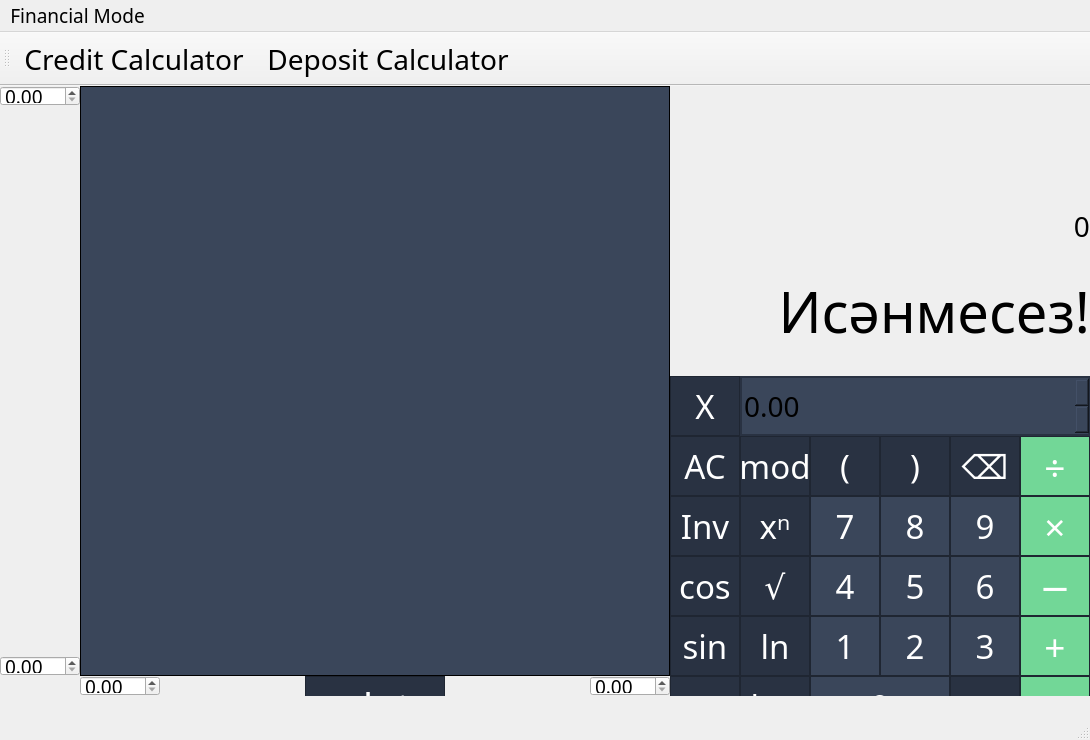
 <widget class="QMainWindow" name="MainWindow">
  <property name="geometry">
   <rect>
    <x>0</x>
    <y>0</y>
    <width>1090</width>
    <height>740</height>
   </rect>
  </property>
  <property name="sizePolicy">
   <sizepolicy hsizetype="Preferred" vsizetype="Preferred">
    <horstretch>0</horstretch>
    <verstretch>0</verstretch>
   </sizepolicy>
  </property>
  <property name="font">
   <font>
    <family>Arial Rounded MT Bold</family>
    <pointsize>14</pointsize>
   </font>
  </property>
  <property name="windowTitle">
   <string>SmartCalc_v1.0</string>
  </property>
  <property name="styleSheet">
   <string notr="true"/>
  </property>
  <property name="iconSize">
   <size>
    <width>21</width>
    <height>21</height>
   </size>
  </property>
  <widget class="QWidget" name="centralwidget">
   <widget class="QPushButton" name="pushButton_AC">
    <property name="geometry">
     <rect>
      <x>670</x>
      <y>350</y>
      <width>70</width>
      <height>60</height>
     </rect>
    </property>
    <property name="sizePolicy">
     <sizepolicy hsizetype="Minimum" vsizetype="Minimum">
      <horstretch>0</horstretch>
      <verstretch>0</verstretch>
     </sizepolicy>
    </property>
    <property name="font">
     <font>
      <family>Arial Rounded MT Bold</family>
      <pointsize>25</pointsize>
     </font>
    </property>
    <property name="styleSheet">
     <string notr="true">QPushButton {
	border: 1px solid rgb(31, 38, 50);
	background-color: rgb(41, 50, 66);
	color: white;
}

QPushButton:pressed {
	background-color: rgb(32, 39, 53);
}</string>
    </property>
    <property name="text">
     <string>AC</string>
    </property>
   </widget>
   <widget class="QPushButton" name="pushButton_7">
    <property name="geometry">
     <rect>
      <x>810</x>
      <y>410</y>
      <width>70</width>
      <height>60</height>
     </rect>
    </property>
    <property name="sizePolicy">
     <sizepolicy hsizetype="Minimum" vsizetype="Minimum">
      <horstretch>0</horstretch>
      <verstretch>0</verstretch>
     </sizepolicy>
    </property>
    <property name="font">
     <font>
      <family>Arial Rounded MT Bold</family>
      <pointsize>25</pointsize>
     </font>
    </property>
    <property name="styleSheet">
     <string notr="true">QPushButton {
	border: 1px solid rgb(31, 38, 50);
	background-color: rgb(58, 70, 90);
	color: white;
}

QPushButton:pressed {
	background-color: rgb(50, 61, 79)
}</string>
    </property>
    <property name="text">
     <string>7</string>
    </property>
   </widget>
   <widget class="QPushButton" name="pushButton_4">
    <property name="geometry">
     <rect>
      <x>810</x>
      <y>470</y>
      <width>70</width>
      <height>60</height>
     </rect>
    </property>
    <property name="sizePolicy">
     <sizepolicy hsizetype="Minimum" vsizetype="Minimum">
      <horstretch>0</horstretch>
      <verstretch>0</verstretch>
     </sizepolicy>
    </property>
    <property name="font">
     <font>
      <family>Arial Rounded MT Bold</family>
      <pointsize>25</pointsize>
     </font>
    </property>
    <property name="styleSheet">
     <string notr="true">QPushButton {
	border: 1px solid rgb(31, 38, 50);
	background-color: rgb(58, 70, 90);
	color: white;
}

QPushButton:pressed {
	background-color: rgb(50, 61, 79)
}</string>
    </property>
    <property name="text">
     <string>4</string>
    </property>
   </widget>
   <widget class="QPushButton" name="pushButton_1">
    <property name="geometry">
     <rect>
      <x>810</x>
      <y>530</y>
      <width>70</width>
      <height>60</height>
     </rect>
    </property>
    <property name="sizePolicy">
     <sizepolicy hsizetype="Minimum" vsizetype="Minimum">
      <horstretch>0</horstretch>
      <verstretch>0</verstretch>
     </sizepolicy>
    </property>
    <property name="font">
     <font>
      <family>Arial Rounded MT Bold</family>
      <pointsize>25</pointsize>
     </font>
    </property>
    <property name="styleSheet">
     <string notr="true">QPushButton {
	border: 1px solid rgb(31, 38, 50);
	background-color: rgb(58, 70, 90);
	color: white;
}

QPushButton:pressed {
	background-color: rgb(50, 61, 79)
}</string>
    </property>
    <property name="text">
     <string>1</string>
    </property>
   </widget>
   <widget class="QPushButton" name="pushButton_0">
    <property name="geometry">
     <rect>
      <x>810</x>
      <y>590</y>
      <width>140</width>
      <height>60</height>
     </rect>
    </property>
    <property name="sizePolicy">
     <sizepolicy hsizetype="Minimum" vsizetype="Minimum">
      <horstretch>0</horstretch>
      <verstretch>0</verstretch>
     </sizepolicy>
    </property>
    <property name="font">
     <font>
      <family>Arial Rounded MT Bold</family>
      <pointsize>25</pointsize>
     </font>
    </property>
    <property name="styleSheet">
     <string notr="true">QPushButton {
	border: 1px solid rgb(31, 38, 50);
	background-color: rgb(58, 70, 90);
	color: white;
}

QPushButton:pressed {
	background-color: rgb(50, 61, 79)
}</string>
    </property>
    <property name="text">
     <string>0</string>
    </property>
   </widget>
   <widget class="QPushButton" name="pushButton_8">
    <property name="geometry">
     <rect>
      <x>880</x>
      <y>410</y>
      <width>70</width>
      <height>60</height>
     </rect>
    </property>
    <property name="sizePolicy">
     <sizepolicy hsizetype="Minimum" vsizetype="Minimum">
      <horstretch>0</horstretch>
      <verstretch>0</verstretch>
     </sizepolicy>
    </property>
    <property name="font">
     <font>
      <family>Arial Rounded MT Bold</family>
      <pointsize>25</pointsize>
     </font>
    </property>
    <property name="styleSheet">
     <string notr="true">QPushButton {
	border: 1px solid rgb(31, 38, 50);
	background-color: rgb(58, 70, 90);
	color: white;
}

QPushButton:pressed {
	background-color: rgb(50, 61, 79)
}</string>
    </property>
    <property name="text">
     <string>8</string>
    </property>
   </widget>
   <widget class="QPushButton" name="pushButton_5">
    <property name="geometry">
     <rect>
      <x>880</x>
      <y>470</y>
      <width>70</width>
      <height>60</height>
     </rect>
    </property>
    <property name="sizePolicy">
     <sizepolicy hsizetype="Minimum" vsizetype="Minimum">
      <horstretch>0</horstretch>
      <verstretch>0</verstretch>
     </sizepolicy>
    </property>
    <property name="font">
     <font>
      <family>Arial Rounded MT Bold</family>
      <pointsize>25</pointsize>
     </font>
    </property>
    <property name="styleSheet">
     <string notr="true">QPushButton {
	border: 1px solid rgb(31, 38, 50);
	background-color: rgb(58, 70, 90);
	color: white;
}

QPushButton:pressed {
	background-color: rgb(50, 61, 79)
}</string>
    </property>
    <property name="text">
     <string>5</string>
    </property>
   </widget>
   <widget class="QPushButton" name="pushButton_2">
    <property name="geometry">
     <rect>
      <x>880</x>
      <y>530</y>
      <width>70</width>
      <height>60</height>
     </rect>
    </property>
    <property name="sizePolicy">
     <sizepolicy hsizetype="Minimum" vsizetype="Minimum">
      <horstretch>0</horstretch>
      <verstretch>0</verstretch>
     </sizepolicy>
    </property>
    <property name="font">
     <font>
      <family>Arial Rounded MT Bold</family>
      <pointsize>25</pointsize>
     </font>
    </property>
    <property name="styleSheet">
     <string notr="true">QPushButton {
	border: 1px solid rgb(31, 38, 50);
	background-color: rgb(58, 70, 90);
	color: white;
}

QPushButton:pressed {
	background-color: rgb(50, 61, 79)
}</string>
    </property>
    <property name="text">
     <string>2</string>
    </property>
   </widget>
   <widget class="QPushButton" name="pushButton_9">
    <property name="geometry">
     <rect>
      <x>950</x>
      <y>410</y>
      <width>70</width>
      <height>60</height>
     </rect>
    </property>
    <property name="sizePolicy">
     <sizepolicy hsizetype="Minimum" vsizetype="Minimum">
      <horstretch>0</horstretch>
      <verstretch>0</verstretch>
     </sizepolicy>
    </property>
    <property name="font">
     <font>
      <family>Arial Rounded MT Bold</family>
      <pointsize>25</pointsize>
     </font>
    </property>
    <property name="styleSheet">
     <string notr="true">QPushButton {
	border: 1px solid rgb(31, 38, 50);
	background-color: rgb(58, 70, 90);
	color: white;
}

QPushButton:pressed {
	background-color: rgb(50, 61, 79)
}</string>
    </property>
    <property name="text">
     <string>9</string>
    </property>
   </widget>
   <widget class="QPushButton" name="pushButton_6">
    <property name="geometry">
     <rect>
      <x>950</x>
      <y>470</y>
      <width>70</width>
      <height>60</height>
     </rect>
    </property>
    <property name="sizePolicy">
     <sizepolicy hsizetype="Minimum" vsizetype="Minimum">
      <horstretch>0</horstretch>
      <verstretch>0</verstretch>
     </sizepolicy>
    </property>
    <property name="font">
     <font>
      <family>Arial Rounded MT Bold</family>
      <pointsize>25</pointsize>
     </font>
    </property>
    <property name="styleSheet">
     <string notr="true">QPushButton {
	border: 1px solid rgb(31, 38, 50);
	background-color: rgb(58, 70, 90);
	color: white;
}

QPushButton:pressed {
	background-color: rgb(50, 61, 79)
}</string>
    </property>
    <property name="text">
     <string>6</string>
    </property>
   </widget>
   <widget class="QPushButton" name="pushButton_3">
    <property name="geometry">
     <rect>
      <x>950</x>
      <y>530</y>
      <width>70</width>
      <height>60</height>
     </rect>
    </property>
    <property name="sizePolicy">
     <sizepolicy hsizetype="Minimum" vsizetype="Minimum">
      <horstretch>0</horstretch>
      <verstretch>0</verstretch>
     </sizepolicy>
    </property>
    <property name="font">
     <font>
      <family>Arial Rounded MT Bold</family>
      <pointsize>25</pointsize>
     </font>
    </property>
    <property name="styleSheet">
     <string notr="true">QPushButton {
	border: 1px solid rgb(31, 38, 50);
	background-color: rgb(58, 70, 90);
	color: white;
}

QPushButton:pressed {
	background-color: rgb(50, 61, 79)
}</string>
    </property>
    <property name="text">
     <string>3</string>
    </property>
   </widget>
   <widget class="QPushButton" name="pushButton_op_div">
    <property name="geometry">
     <rect>
      <x>1020</x>
      <y>350</y>
      <width>70</width>
      <height>60</height>
     </rect>
    </property>
    <property name="sizePolicy">
     <sizepolicy hsizetype="Minimum" vsizetype="Minimum">
      <horstretch>0</horstretch>
      <verstretch>0</verstretch>
     </sizepolicy>
    </property>
    <property name="font">
     <font>
      <family>Arial Rounded MT Bold</family>
      <pointsize>28</pointsize>
     </font>
    </property>
    <property name="styleSheet">
     <string notr="true">QPushButton {
	border: 1px solid rgb(31, 38, 50);
	background-color:rgb(114, 215, 151);
	color: white;
}

QPushButton:pressed {
	background-color: rgb(104, 196, 138);
}</string>
    </property>
    <property name="text">
     <string>÷</string>
    </property>
   </widget>
   <widget class="QPushButton" name="pushButton_op_mult">
    <property name="geometry">
     <rect>
      <x>1020</x>
      <y>410</y>
      <width>70</width>
      <height>60</height>
     </rect>
    </property>
    <property name="sizePolicy">
     <sizepolicy hsizetype="Minimum" vsizetype="Minimum">
      <horstretch>0</horstretch>
      <verstretch>0</verstretch>
     </sizepolicy>
    </property>
    <property name="font">
     <font>
      <family>Arial Rounded MT Bold</family>
      <pointsize>28</pointsize>
     </font>
    </property>
    <property name="styleSheet">
     <string notr="true">QPushButton {
	border: 1px solid rgb(31, 38, 50);
	background-color:rgb(114, 215, 151);
	color: white;
}

QPushButton:pressed {
	background-color: rgb(104, 196, 138);
}</string>
    </property>
    <property name="text">
     <string>×</string>
    </property>
   </widget>
   <widget class="QPushButton" name="pushButton_op_minus">
    <property name="geometry">
     <rect>
      <x>1020</x>
      <y>470</y>
      <width>70</width>
      <height>60</height>
     </rect>
    </property>
    <property name="sizePolicy">
     <sizepolicy hsizetype="Minimum" vsizetype="Minimum">
      <horstretch>0</horstretch>
      <verstretch>0</verstretch>
     </sizepolicy>
    </property>
    <property name="font">
     <font>
      <family>Arial Rounded MT Bold</family>
      <pointsize>28</pointsize>
     </font>
    </property>
    <property name="styleSheet">
     <string notr="true">QPushButton {
	border: 1px solid rgb(31, 38, 50);
	background-color:rgb(114, 215, 151);
	color: white;
}

QPushButton:pressed {
	background-color: rgb(104, 196, 138);
}</string>
    </property>
    <property name="text">
     <string>−</string>
    </property>
   </widget>
   <widget class="QPushButton" name="pushButton_op_plus">
    <property name="geometry">
     <rect>
      <x>1020</x>
      <y>530</y>
      <width>70</width>
      <height>60</height>
     </rect>
    </property>
    <property name="sizePolicy">
     <sizepolicy hsizetype="Minimum" vsizetype="Minimum">
      <horstretch>0</horstretch>
      <verstretch>0</verstretch>
     </sizepolicy>
    </property>
    <property name="font">
     <font>
      <family>Arial Rounded MT Bold</family>
      <pointsize>28</pointsize>
     </font>
    </property>
    <property name="styleSheet">
     <string notr="true">QPushButton {
	border: 1px solid rgb(31, 38, 50);
	background-color:rgb(114, 215, 151);
	color: white;
}

QPushButton:pressed {
	background-color: rgb(104, 196, 138);
}</string>
    </property>
    <property name="text">
     <string>+</string>
    </property>
   </widget>
   <widget class="QPushButton" name="pushButton_dot">
    <property name="geometry">
     <rect>
      <x>950</x>
      <y>590</y>
      <width>70</width>
      <height>60</height>
     </rect>
    </property>
    <property name="sizePolicy">
     <sizepolicy hsizetype="Minimum" vsizetype="Minimum">
      <horstretch>0</horstretch>
      <verstretch>0</verstretch>
     </sizepolicy>
    </property>
    <property name="font">
     <font>
      <family>Arial Rounded MT Bold</family>
      <pointsize>25</pointsize>
     </font>
    </property>
    <property name="styleSheet">
     <string notr="true">QPushButton {
	border: 1px solid rgb(31, 38, 50);
	background-color: rgb(41, 50, 66);
	color: white;
}

QPushButton:pressed {
	background-color: rgb(32, 39, 53);
}</string>
    </property>
    <property name="text">
     <string>.</string>
    </property>
    <property name="checkable">
     <bool>true</bool>
    </property>
    <property name="checked">
     <bool>false</bool>
    </property>
   </widget>
   <widget class="QPushButton" name="pushButton_calc">
    <property name="geometry">
     <rect>
      <x>1020</x>
      <y>590</y>
      <width>70</width>
      <height>60</height>
     </rect>
    </property>
    <property name="font">
     <font>
      <family>Arial Rounded MT Bold</family>
      <pointsize>28</pointsize>
      <italic>false</italic>
      <bold>false</bold>
      <underline>false</underline>
      <kerning>true</kerning>
     </font>
    </property>
    <property name="mouseTracking">
     <bool>false</bool>
    </property>
    <property name="styleSheet">
     <string notr="true">QPushButton {
	border: 1px solid rgb(31, 38, 50);
	background-color:rgb(114, 215, 151);
	color: white;
}

QPushButton:pressed {
	background-color: rgb(104, 196, 138);
}</string>
    </property>
    <property name="text">
     <string extracomment="Calculate">=</string>
    </property>
    <property name="iconSize">
     <size>
      <width>1</width>
      <height>1</height>
     </size>
    </property>
    <property name="checkable">
     <bool>false</bool>
    </property>
    <property name="checked">
     <bool>false</bool>
    </property>
   </widget>
   <widget class="QPushButton" name="pushButton_open_bracket">
    <property name="geometry">
     <rect>
      <x>810</x>
      <y>350</y>
      <width>70</width>
      <height>60</height>
     </rect>
    </property>
    <property name="sizePolicy">
     <sizepolicy hsizetype="Minimum" vsizetype="Minimum">
      <horstretch>0</horstretch>
      <verstretch>0</verstretch>
     </sizepolicy>
    </property>
    <property name="font">
     <font>
      <family>Arial Rounded MT Bold</family>
      <pointsize>25</pointsize>
     </font>
    </property>
    <property name="styleSheet">
     <string notr="true">QPushButton {
	border: 1px solid rgb(31, 38, 50);
	background-color: rgb(41, 50, 66);
	color: white;
}

QPushButton:pressed {
	background-color: rgb(32, 39, 53);
}</string>
    </property>
    <property name="text">
     <string>(</string>
    </property>
   </widget>
   <widget class="QPushButton" name="pushButton_close_bracket">
    <property name="geometry">
     <rect>
      <x>880</x>
      <y>350</y>
      <width>70</width>
      <height>60</height>
     </rect>
    </property>
    <property name="sizePolicy">
     <sizepolicy hsizetype="Minimum" vsizetype="Minimum">
      <horstretch>0</horstretch>
      <verstretch>0</verstretch>
     </sizepolicy>
    </property>
    <property name="font">
     <font>
      <family>Arial Rounded MT Bold</family>
      <pointsize>25</pointsize>
     </font>
    </property>
    <property name="styleSheet">
     <string notr="true">QPushButton {
	border: 1px solid rgb(31, 38, 50);
	background-color: rgb(41, 50, 66);
	color: white;
}

QPushButton:pressed {
	background-color: rgb(32, 39, 53);
}</string>
    </property>
    <property name="text">
     <string>)</string>
    </property>
   </widget>
   <widget class="QLabel" name="label_input">
    <property name="geometry">
     <rect>
      <x>670</x>
      <y>0</y>
      <width>420</width>
      <height>160</height>
     </rect>
    </property>
    <property name="sizePolicy">
     <sizepolicy hsizetype="Preferred" vsizetype="Preferred">
      <horstretch>0</horstretch>
      <verstretch>0</verstretch>
     </sizepolicy>
    </property>
    <property name="font">
     <font>
      <family>Arial Rounded MT Bold</family>
      <pointsize>21</pointsize>
     </font>
    </property>
    <property name="styleSheet">
     <string notr="true">QLabel {
	border: disable;
}</string>
    </property>
    <property name="frameShape">
     <enum>QFrame::StyledPanel</enum>
    </property>
    <property name="text">
     <string>0</string>
    </property>
    <property name="alignment">
     <set>Qt::AlignBottom|Qt::AlignRight|Qt::AlignTrailing</set>
    </property>
    <property name="wordWrap">
     <bool>true</bool>
    </property>
    <property name="margin">
     <number>11</number>
    </property>
    <property name="indent">
     <number>-1</number>
    </property>
   </widget>
   <widget class="QDoubleSpinBox" name="doubleSpinBox_var">
    <property name="enabled">
     <bool>true</bool>
    </property>
    <property name="geometry">
     <rect>
      <x>740</x>
      <y>290</y>
      <width>350</width>
      <height>60</height>
     </rect>
    </property>
    <property name="font">
     <font>
      <family>Arial Rounded MT Bold</family>
      <pointsize>21</pointsize>
     </font>
    </property>
    <property name="mouseTracking">
     <bool>false</bool>
    </property>
    <property name="styleSheet">
     <string notr="true">QDoubleSpinBox {
	border : 2px solid rgb(41, 50, 66);
	background : rgb(58, 70, 90);
}</string>
    </property>
    <property name="singleStep">
     <double>0.100000000000000</double>
    </property>
   </widget>
   <widget class="QPushButton" name="pushButton_delete_prev">
    <property name="geometry">
     <rect>
      <x>950</x>
      <y>350</y>
      <width>70</width>
      <height>60</height>
     </rect>
    </property>
    <property name="sizePolicy">
     <sizepolicy hsizetype="Minimum" vsizetype="Minimum">
      <horstretch>0</horstretch>
      <verstretch>0</verstretch>
     </sizepolicy>
    </property>
    <property name="font">
     <font>
      <family>Arial Rounded MT Bold</family>
      <pointsize>25</pointsize>
     </font>
    </property>
    <property name="styleSheet">
     <string notr="true">QPushButton {
	border: 1px solid rgb(31, 38, 50);
	background-color: rgb(41, 50, 66);
	color: white;
}

QPushButton:pressed {
	background-color: rgb(32, 39, 53);
}</string>
    </property>
    <property name="text">
     <string>⌫</string>
    </property>
   </widget>
   <widget class="QPushButton" name="pushButton_mfunc_sqrt">
    <property name="geometry">
     <rect>
      <x>740</x>
      <y>470</y>
      <width>70</width>
      <height>60</height>
     </rect>
    </property>
    <property name="sizePolicy">
     <sizepolicy hsizetype="Minimum" vsizetype="Minimum">
      <horstretch>0</horstretch>
      <verstretch>0</verstretch>
     </sizepolicy>
    </property>
    <property name="font">
     <font>
      <family>Arial Rounded MT Bold</family>
      <pointsize>25</pointsize>
     </font>
    </property>
    <property name="styleSheet">
     <string notr="true">QPushButton {
	border: 1px solid rgb(31, 38, 50);
	background-color: rgb(41, 50, 66);
	color: white;
}

QPushButton:pressed {
	background-color: rgb(32, 39, 53);
}</string>
    </property>
    <property name="text">
     <string>√</string>
    </property>
   </widget>
   <widget class="QPushButton" name="pushButton_mfunc_cos">
    <property name="geometry">
     <rect>
      <x>670</x>
      <y>470</y>
      <width>70</width>
      <height>60</height>
     </rect>
    </property>
    <property name="sizePolicy">
     <sizepolicy hsizetype="Minimum" vsizetype="Minimum">
      <horstretch>0</horstretch>
      <verstretch>0</verstretch>
     </sizepolicy>
    </property>
    <property name="font">
     <font>
      <family>Arial Rounded MT Bold</family>
      <pointsize>25</pointsize>
     </font>
    </property>
    <property name="styleSheet">
     <string notr="true">QPushButton {
	border: 1px solid rgb(31, 38, 50);
	background-color: rgb(41, 50, 66);
	color: white;
}

QPushButton:pressed {
	background-color: rgb(32, 39, 53);
}</string>
    </property>
    <property name="text">
     <string>cos</string>
    </property>
   </widget>
   <widget class="QPushButton" name="pushButton_mfunc_sin">
    <property name="geometry">
     <rect>
      <x>670</x>
      <y>530</y>
      <width>70</width>
      <height>60</height>
     </rect>
    </property>
    <property name="sizePolicy">
     <sizepolicy hsizetype="Minimum" vsizetype="Minimum">
      <horstretch>0</horstretch>
      <verstretch>0</verstretch>
     </sizepolicy>
    </property>
    <property name="font">
     <font>
      <family>Arial Rounded MT Bold</family>
      <pointsize>25</pointsize>
     </font>
    </property>
    <property name="styleSheet">
     <string notr="true">QPushButton {
	border: 1px solid rgb(31, 38, 50);
	background-color: rgb(41, 50, 66);
	color: white;
}

QPushButton:pressed {
	background-color: rgb(32, 39, 53);
}</string>
    </property>
    <property name="text">
     <string>sin</string>
    </property>
   </widget>
   <widget class="QPushButton" name="pushButton_mfunc_tan">
    <property name="geometry">
     <rect>
      <x>670</x>
      <y>590</y>
      <width>70</width>
      <height>60</height>
     </rect>
    </property>
    <property name="sizePolicy">
     <sizepolicy hsizetype="Minimum" vsizetype="Minimum">
      <horstretch>0</horstretch>
      <verstretch>0</verstretch>
     </sizepolicy>
    </property>
    <property name="font">
     <font>
      <family>Arial Rounded MT Bold</family>
      <pointsize>25</pointsize>
     </font>
    </property>
    <property name="styleSheet">
     <string notr="true">QPushButton {
	border: 1px solid rgb(31, 38, 50);
	background-color: rgb(41, 50, 66);
	color: white;
}

QPushButton:pressed {
	background-color: rgb(32, 39, 53);
}</string>
    </property>
    <property name="text">
     <string>tan</string>
    </property>
   </widget>
   <widget class="QPushButton" name="pushButton_mfunc_ln">
    <property name="geometry">
     <rect>
      <x>740</x>
      <y>530</y>
      <width>70</width>
      <height>60</height>
     </rect>
    </property>
    <property name="sizePolicy">
     <sizepolicy hsizetype="Minimum" vsizetype="Minimum">
      <horstretch>0</horstretch>
      <verstretch>0</verstretch>
     </sizepolicy>
    </property>
    <property name="font">
     <font>
      <family>Arial Rounded MT Bold</family>
      <pointsize>25</pointsize>
     </font>
    </property>
    <property name="styleSheet">
     <string notr="true">QPushButton {
	border: 1px solid rgb(31, 38, 50);
	background-color: rgb(41, 50, 66);
	color: white;
}

QPushButton:pressed {
	background-color: rgb(32, 39, 53);
}</string>
    </property>
    <property name="text">
     <string>ln</string>
    </property>
   </widget>
   <widget class="QPushButton" name="pushButton_mfunc_log">
    <property name="geometry">
     <rect>
      <x>740</x>
      <y>590</y>
      <width>70</width>
      <height>60</height>
     </rect>
    </property>
    <property name="sizePolicy">
     <sizepolicy hsizetype="Minimum" vsizetype="Minimum">
      <horstretch>0</horstretch>
      <verstretch>0</verstretch>
     </sizepolicy>
    </property>
    <property name="font">
     <font>
      <family>Arial Rounded MT Bold</family>
      <pointsize>25</pointsize>
     </font>
    </property>
    <property name="styleSheet">
     <string notr="true">QPushButton {
	border: 1px solid rgb(31, 38, 50);
	background-color: rgb(41, 50, 66);
	color: white;
}

QPushButton:pressed {
	background-color: rgb(32, 39, 53);
}</string>
    </property>
    <property name="text">
     <string>log</string>
    </property>
   </widget>
   <widget class="QPushButton" name="pushButton_op_pow">
    <property name="geometry">
     <rect>
      <x>740</x>
      <y>410</y>
      <width>70</width>
      <height>60</height>
     </rect>
    </property>
    <property name="sizePolicy">
     <sizepolicy hsizetype="Minimum" vsizetype="Minimum">
      <horstretch>0</horstretch>
      <verstretch>0</verstretch>
     </sizepolicy>
    </property>
    <property name="font">
     <font>
      <family>Arial Rounded MT Bold</family>
      <pointsize>25</pointsize>
     </font>
    </property>
    <property name="styleSheet">
     <string notr="true">QPushButton {
	border: 1px solid rgb(31, 38, 50);
	background-color: rgb(41, 50, 66);
	color: white;
}

QPushButton:pressed {
	background-color: rgb(32, 39, 53);
}</string>
    </property>
    <property name="text">
     <string>xⁿ</string>
    </property>
   </widget>
   <widget class="QPushButton" name="pushButton_var">
    <property name="geometry">
     <rect>
      <x>670</x>
      <y>290</y>
      <width>70</width>
      <height>60</height>
     </rect>
    </property>
    <property name="sizePolicy">
     <sizepolicy hsizetype="Minimum" vsizetype="Minimum">
      <horstretch>0</horstretch>
      <verstretch>0</verstretch>
     </sizepolicy>
    </property>
    <property name="font">
     <font>
      <family>Arial Rounded MT Bold</family>
      <pointsize>25</pointsize>
     </font>
    </property>
    <property name="styleSheet">
     <string notr="true">QPushButton {
	border: 1px solid rgb(31, 38, 50);
	background-color: rgb(41, 50, 66);
	color: white;
}

QPushButton:pressed {
	background-color: rgb(32, 39, 53);
}</string>
    </property>
    <property name="text">
     <string>X</string>
    </property>
   </widget>
   <widget class="QPushButton" name="pushButton_mfunc_inv">
    <property name="geometry">
     <rect>
      <x>670</x>
      <y>410</y>
      <width>70</width>
      <height>60</height>
     </rect>
    </property>
    <property name="sizePolicy">
     <sizepolicy hsizetype="Minimum" vsizetype="Minimum">
      <horstretch>0</horstretch>
      <verstretch>0</verstretch>
     </sizepolicy>
    </property>
    <property name="font">
     <font>
      <family>Arial Rounded MT Bold</family>
      <pointsize>25</pointsize>
     </font>
    </property>
    <property name="styleSheet">
     <string notr="true">QPushButton {
	border: 1px solid rgb(31, 38, 50);
	background-color: rgb(41, 50, 66);
	color: white;
}

QPushButton:checked {
	background-color: rgb(32, 39, 53);
}</string>
    </property>
    <property name="text">
     <string>Inv</string>
    </property>
   </widget>
   <widget class="QPushButton" name="pushButton_op_mod">
    <property name="geometry">
     <rect>
      <x>740</x>
      <y>350</y>
      <width>70</width>
      <height>60</height>
     </rect>
    </property>
    <property name="sizePolicy">
     <sizepolicy hsizetype="Minimum" vsizetype="Minimum">
      <horstretch>0</horstretch>
      <verstretch>0</verstretch>
     </sizepolicy>
    </property>
    <property name="font">
     <font>
      <family>Arial Rounded MT Bold</family>
      <pointsize>25</pointsize>
     </font>
    </property>
    <property name="styleSheet">
     <string notr="true">QPushButton {
	border: 1px solid rgb(31, 38, 50);
	background-color: rgb(41, 50, 66);
	color: white;
}

QPushButton:pressed {
	background-color: rgb(32, 39, 53);
}</string>
    </property>
    <property name="text">
     <string>mod</string>
    </property>
   </widget>
   <widget class="QCustomPlot" name="expression_graph" native="true">
    <property name="geometry">
     <rect>
      <x>80</x>
      <y>0</y>
      <width>590</width>
      <height>590</height>
     </rect>
    </property>
    <property name="styleSheet">
     <string notr="true">QWidget {
	border: 1px solid black;	
	background-color: rgb(58, 70, 90);
}</string>
    </property>
   </widget>
   <widget class="QPushButton" name="pushButton_print_graph">
    <property name="geometry">
     <rect>
      <x>305</x>
      <y>590</y>
      <width>140</width>
      <height>60</height>
     </rect>
    </property>
    <property name="sizePolicy">
     <sizepolicy hsizetype="Minimum" vsizetype="Minimum">
      <horstretch>0</horstretch>
      <verstretch>0</verstretch>
     </sizepolicy>
    </property>
    <property name="font">
     <font>
      <family>Arial Rounded MT Bold</family>
      <pointsize>29</pointsize>
     </font>
    </property>
    <property name="styleSheet">
     <string notr="true">QPushButton {
	border: 1px solid rgb(31, 38, 50);
	background-color: rgb(41, 50, 66);
	color: white;
}

QPushButton:pressed {
	background-color: rgb(32, 39, 53);
}</string>
    </property>
    <property name="text">
     <string>plot</string>
    </property>
    <property name="checkable">
     <bool>true</bool>
    </property>
    <property name="checked">
     <bool>false</bool>
    </property>
   </widget>
   <widget class="QDoubleSpinBox" name="doubleSpinBox_xmin">
    <property name="geometry">
     <rect>
      <x>80</x>
      <y>590</y>
      <width>80</width>
      <height>20</height>
     </rect>
    </property>
   </widget>
   <widget class="QDoubleSpinBox" name="doubleSpinBox_xmax">
    <property name="geometry">
     <rect>
      <x>590</x>
      <y>590</y>
      <width>80</width>
      <height>20</height>
     </rect>
    </property>
   </widget>
   <widget class="QDoubleSpinBox" name="doubleSpinBox_ymin">
    <property name="geometry">
     <rect>
      <x>0</x>
      <y>570</y>
      <width>80</width>
      <height>20</height>
     </rect>
    </property>
   </widget>
   <widget class="QDoubleSpinBox" name="doubleSpinBox_ymax">
    <property name="geometry">
     <rect>
      <x>0</x>
      <y>0</y>
      <width>80</width>
      <height>20</height>
     </rect>
    </property>
   </widget>
   <widget class="QLabel" name="label_output">
    <property name="geometry">
     <rect>
      <x>670</x>
      <y>160</y>
      <width>420</width>
      <height>130</height>
     </rect>
    </property>
    <property name="sizePolicy">
     <sizepolicy hsizetype="Preferred" vsizetype="Preferred">
      <horstretch>0</horstretch>
      <verstretch>11</verstretch>
     </sizepolicy>
    </property>
    <property name="font">
     <font>
      <family>Arial Rounded MT Bold</family>
      <pointsize>42</pointsize>
     </font>
    </property>
    <property name="styleSheet">
     <string notr="true">QLabel {
	border: disable;
}</string>
    </property>
    <property name="frameShape">
     <enum>QFrame::StyledPanel</enum>
    </property>
    <property name="frameShadow">
     <enum>QFrame::Plain</enum>
    </property>
    <property name="lineWidth">
     <number>0</number>
    </property>
    <property name="text">
     <string>Исәнмесез!</string>
    </property>
    <property name="textFormat">
     <enum>Qt::AutoText</enum>
    </property>
    <property name="alignment">
     <set>Qt::AlignRight|Qt::AlignTrailing|Qt::AlignVCenter</set>
    </property>
    <property name="wordWrap">
     <bool>true</bool>
    </property>
    <property name="margin">
     <number>11</number>
    </property>
   </widget>
  </widget>
  <widget class="QMenuBar" name="menuBar">
   <property name="geometry">
    <rect>
     <x>0</x>
     <y>0</y>
     <width>1090</width>
     <height>24</height>
    </rect>
   </property>
   <widget class="QMenu" name="menuCalcMode">
    <property name="title">
     <string>Financial Mode</string>
    </property>
    <addaction name="action_credit_calculator"/>
    <addaction name="action_deposit_calculator"/>
   </widget>
   <addaction name="menuCalcMode"/>
  </widget>
  <widget class="QToolBar" name="toolBar">
   <property name="font">
    <font>
     <family>.AppleSystemUIFont</family>
     <pointsize>21</pointsize>
    </font>
   </property>
   <property name="windowTitle">
    <string>toolBar</string>
   </property>
   <attribute name="toolBarArea">
    <enum>TopToolBarArea</enum>
   </attribute>
   <attribute name="toolBarBreak">
    <bool>false</bool>
   </attribute>
   <addaction name="action_credit_calculator"/>
   <addaction name="action_deposit_calculator"/>
  </widget>
  <widget class="QStatusBar" name="statusBar">
   <property name="font">
    <font>
     <family>Arial Rounded MT Bold</family>
     <pointsize>21</pointsize>
    </font>
   </property>
  </widget>
  <action name="action_credit_calculator">
   <property name="text">
    <string>Credit Calculator</string>
   </property>
   <property name="toolTip">
    <string>Credit Calculator</string>
   </property>
   <property name="font">
    <font>
     <family>Arial Rounded MT Bold</family>
     <pointsize>21</pointsize>
    </font>
   </property>
  </action>
  <action name="action_deposit_calculator">
   <property name="text">
    <string>Deposit Calculator</string>
   </property>
   <property name="toolTip">
    <string>Deposit Calculator</string>
   </property>
   <property name="font">
    <font>
     <family>Arial Rounded MT Bold</family>
     <pointsize>21</pointsize>
    </font>
   </property>
  </action>
 </widget>
